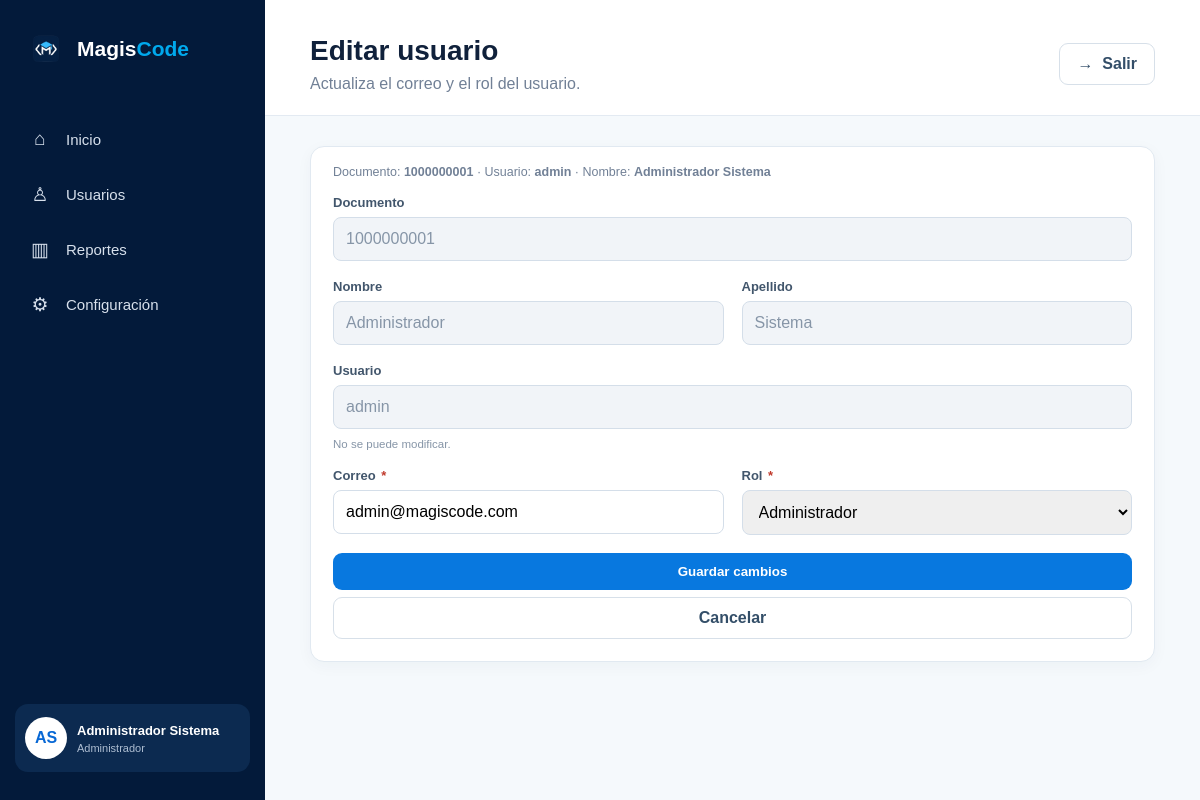
Screenshot of /index.php?route=editar-usuario&id=1000000001 (signed in) with the database file from the repository.
### tables this page shows
CREATE TABLE `usuario` (
  `id_usuario` bigint NOT NULL,
  `nombre` varchar(300) NOT NULL,
  `apellido` varchar(300) NOT NULL,
  `correo` varchar(500) NOT NULL,
  `username` varchar(30) NOT NULL,
  `hash_contrasena` varchar(255) NOT NULL,
  `intentos_fallidos` int DEFAULT '0',
  `fecha_creacion` datetime DEFAULT CURRENT_TIMESTAMP,
  `id_rol_u` int NOT NULL,
  `id_estado_u` int NOT NULL,
  `id_tipo_documento_u` int NOT NULL,
  PRIMARY KEY (`id_usuario`),
  UNIQUE KEY `correo` (`correo`),
  UNIQUE KEY `username` (`username`),
  KEY `id_rol_u` (`id_rol_u`),
  KEY `id_estado_u` (`id_estado_u`),
  KEY `id_tipo_documento_u` (`id_tipo_documento_u`),
  CONSTRAINT `usuario_ibfk_1` FOREIGN KEY (`id_rol_u`) REFERENCES `rol` (`id_rol`),
  CONSTRAINT `usuario_ibfk_2` FOREIGN KEY (`id_estado_u`) REFERENCES `estado_usuario` (`id_estado`),
  CONSTRAINT `usuario_ibfk_3` FOREIGN KEY (`id_tipo_documento_u`) REFERENCES `tipo_documento` (`id_tipo_documento`)
);

CREATE TABLE `rol` (
  `id_rol` int NOT NULL AUTO_INCREMENT,
  `nombre_rol` varchar(50) NOT NULL,
  `descripcion_rol` text NOT NULL,
  `estado_rol` varchar(20) DEFAULT 'Activo',
  PRIMARY KEY (`id_rol`)
);

### app/controllers/AdminController.php (called while the page is built, shortened)
<?php
require_once __DIR__ . '/../models/Usuario.php';
class AdminController
{
    public function editarUsuario(): void
    {
        $modelo = new Usuario();
        $id = (int) ($_GET['id'] ?? 0);
        $u = $modelo->buscarPorId($id);
        $roles = $modelo->roles();
        require __DIR__ . '/../views/admin/editar_usuario.php';
    }
}

### index.php (called while the page is built, shortened)
<?php
require_once __DIR__ . '/config/database.php';
$route = $_GET['route'] ?? '';
$rutas = [
    'dashboard' => ['DashboardController', 'index'],
    'usuarios' => ['AdminController', 'usuarios'],
    'nuevo-usuario' => ['AdminController', 'nuevoUsuario'],
    'editar-usuario' => ['AdminController', 'editarUsuario'],
    'importar-usuarios' => ['AdminController', 'importarUsuarios'],
    'asignar' => ['AdminController', 'asignar'],
    'estado-usuario' => ['AdminController', 'estado'],
    'cursos' => ['CursoController', 'index'],
    'crear-curso' => ['CursoController', 'crear'],
    'curso' => ['CursoController', 'contenido'],
    'crear-modulo' => ['CursoController', 'modulo'],
    'crear-leccion' => ['CursoController', 'leccion'],
    'crear-recurso' => ['CursoController', 'recurso'],
    'instructor-aprendices' => ['CursoController', 'aprendices'],
    'evaluaciones-instructor' => ['EvaluacionController', 'instructor'],
    'crear-evaluacion' => ['EvaluacionController', 'crear'],
    'crear-pregunta' => ['EvaluacionController', 'crearPregunta'],
    'evaluaciones-aprendiz' => ['EvaluacionController', 'aprendiz'],
    'evaluacion' => ['EvaluacionController', 'ver'],
    'responder-evaluacion' => ['EvaluacionController', 'responder'],
    'progreso' => ['AprendizController', 'progreso'],
    'mis-cursos' => ['AprendizController', 'cursos'],
    'certificados' => ['AprendizController', 'certificados'],
    'reportes' => ['ReportController', 'admin'],
    'reportes-instructor' => ['ReportController', 'instructor'],
    'configuracion' => ['ConfiguracionController', 'index'],
    'cambiar-password' => ['ConfiguracionController', 'password'],
    'actualizar-perfil' => ['ConfiguracionController', 'actualizarPerfil'],
];
[$controlador, $metodo] = $rutas[$route];
(new $controlador())->$metodo();

### app/models/Model.php (called while the page is built, shortened)
<?php
require_once __DIR__ . '/../../config/database.php';
abstract class Model {
    public function __construct() { $this->db = Database::getConnection(); }
}

### config/database.php (called while the page is built, shortened)
<?php
class Database {
    private static ?PDO $pdo = null;
    public static function getConnection(): PDO {
        if (self::$pdo === null) {
            $dsn = 'mysql:host='.DB_HOST.';dbname='.DB_NAME.';charset=utf8mb4';
            self::$pdo = new PDO($dsn, DB_USER, DB_PASS, [
                PDO::ATTR_ERRMODE => PDO::ERRMODE_EXCEPTION,
                PDO::ATTR_DEFAULT_FETCH_MODE => PDO::FETCH_ASSOC,
                PDO::ATTR_EMULATE_PREPARES => false,
            ]);
        }
        return self::$pdo;
    }
}

### app/models/Usuario.php (called while the page is built, shortened)
<?php
require_once __DIR__ . '/Model.php';
class Usuario extends Model
{
    public function buscarPorId(int $id): ?array
    {
        $sql = 'SELECT u.*, r.nombre_rol, e.nombre_estado, t.nombre_tipo
                FROM usuario u
                JOIN rol r ON r.id_rol = u.id_rol_u
                JOIN estado_usuario e ON e.id_estado = u.id_estado_u
                JOIN tipo_documento t ON t.id_tipo_documento = u.id_tipo_documento_u
                WHERE u.id_usuario = ?
                LIMIT 1';
        $stmt = $this->db->prepare($sql);
        $stmt->execute([$id]);
        return $stmt->fetch() ?: null;
    }
    public function roles(): array
    {
        return $this->db->query(
            "SELECT id_rol, nombre_rol
             FROM rol
             ORDER BY id_rol"
        )->fetchAll();
    }
}

### app/views/admin/editar_usuario.php (the view, shortened to what this page needs)
<?php
$pageTitle = 'Editar usuario';
$pageSubtitle = 'Actualiza el correo y el rol del usuario.';
require __DIR__ . '/../partials/header.php';
?>
<div class="panel">
    <p class="form-note">
        Documento: <strong><?= htmlspecialchars($u['id_usuario']) ?></strong> &middot;
        Usuario: <strong><?= htmlspecialchars($u['username']) ?></strong> &middot;
        Nombre: <strong><?= htmlspecialchars($u['nombre'] . ' ' . $u['apellido']) ?></strong>
    </p>
    <form method="post" class="form-grid">
        <div class="field full">
            <label>Documento</label>
            <input value="<?= htmlspecialchars($u['id_usuario']) ?>" readonly disabled>
        </div>
        <div class="field">
            <label>Nombre</label>
            <input value="<?= htmlspecialchars($u['nombre']) ?>" readonly disabled>
        </div>
        <div class="field">
            <label>Apellido</label>
            <input value="<?= htmlspecialchars($u['apellido']) ?>" readonly disabled>
        </div>
        <div class="field full">
            <label>Usuario</label>
            <input value="<?= htmlspecialchars($u['username']) ?>" readonly disabled>
            <span class="field-hint">No se puede modificar.</span>
        </div>
        <div class="field">
            <label>Correo <span class="req">*</span></label>
            <input type="email" name="correo" value="<?= htmlspecialchars($u['correo']) ?>">
        </div>
        <div class="field">
            <label>Rol <span class="req">*</span></label>
            <select name="rol">
                <?php foreach ($roles as $r): ?>
                    <option value="<?= $r['id_rol'] ?>" <?= (int) $u['id_rol_u'] === (int) $r['id_rol'] ? 'selected' : '' ?>><?= htmlspecialchars($r['nombre_rol']) ?></option>
                <?php endforeach; ?>
            </select>
        </div>
        <div class="field full">
            <button class="btn btn-primary">Guardar cambios</button>
            <a class="btn btn-secondary" href="index.php?route=usuarios">Cancelar</a>
        </div>
    </form>
</div>
<?php require __DIR__ . '/../partials/footer.php'; ?>

### app/views/partials/header.php (shortened to what this page needs)
<?php $rol=(int)($_SESSION['rol_id']??0);$route=$_GET['route']??'dashboard';$nombre=trim($_SESSION['nombre']??'');$part= preg_split('/\s+/', $nombre);$initials=strtoupper(substr($part[0]??'',0,1).substr($part[1]??'',0,1)); ?>
<!doctype html><html lang="es"><head><meta charset="utf-8"><meta name="viewport" content="width=device-width,initial-scale=1"><title>MagisCode</title><link rel="stylesheet" href="assets/css/app.css"></head><body><div class="layout"><aside class="sidebar"><div class="logo"><img src="assets/img/magiscode-logo.png" alt="MagisCode"><span>Magis<span>Code</span></span></div><nav class="menu">
<?php if($rol===1): ?><a class="menu-item <?=$route==='dashboard'?'active':''?>" href="index.php?route=dashboard"><span class="icon">⌂</span>Inicio</a><a class="menu-item <?=$route==='usuarios'?'active':''?>" href="index.php?route=usuarios"><span class="icon">♙</span>Usuarios</a><a class="menu-item <?=$route==='reportes'?'active':''?>" href="index.php?route=reportes"><span class="icon">▥</span>Reportes</a><a class="menu-item <?=$route==='configuracion'?'active':''?>" href="index.php?route=configuracion"><span class="icon">⚙</span>Configuración</a>
<?php endif; ?></nav><div class="profile"><div class="profile-avatar"><?=$initials?></div><div class="profile-info"><strong><?=htmlspecialchars($nombre)?></strong><span><?=htmlspecialchars($_SESSION['rol']??'')?></span></div></div></aside><main class="main-content"><header class="header"><div><h1><?=htmlspecialchars($pageTitle??'MagisCode')?></h1><p><?=htmlspecialchars($pageSubtitle??'Gestiona tu aprendizaje desde MagisCode.')?></p></div><div class="header-actions"><a class="btn btn-secondary" href="index.php?route=logout">→ &nbsp;Salir</a></div></header><section class="content">

### assets/css/app.css (style rules this page uses)
* { box-sizing:border-box }
body { margin:0;font-family:Arial,Helvetica,sans-serif;background:#f5f9fc;color:#10213b }
.layout { display:flex;min-height:100vh }
.sidebar { width:265px;min-height:100vh;background:#031a3a;padding:28px 15px;display:flex;flex-direction:column;position:sticky;top:0 }
.logo { display:flex;align-items:center;gap:10px;padding:0 10px;margin-bottom:45px;color:#fff;font-size:21px;font-weight:700 }
.logo img { width:42px;height:42px;object-fit:contain }
.logo span span { color:#00a9ed }
.menu { display:flex;flex-direction:column;gap:7px }
.menu-item { height:48px;display:flex;align-items:center;gap:15px;padding:0 14px;border-radius:12px;color:#d7e0ec;text-decoration:none;font-size:15px;transition:.2s }
.menu-item .icon { width:22px;text-align:center;font-size:19px }
.profile { margin-top:auto;display:flex;align-items:center;gap:10px;padding:13px 10px;background:#0c2a50;border-radius:13px;color:#fff }
.profile-avatar { width:42px;height:42px;border-radius:50%;background:#fff;color:#0868d5;display:flex;align-items:center;justify-content:center;font-weight:bold }
.profile-info { display:flex;flex-direction:column;gap:4px;flex:1 }
.profile-info strong { font-size:13px }
.profile-info span { font-size:11px;color:#aebed2 }
.main-content { flex:1;min-width:0 }
.header { display:flex;justify-content:space-between;align-items:center;padding:35px 45px 22px;background:#fff;border-bottom:1px solid #e3eaf2 }
.header h1 { margin:0 0 8px;font-size:28px }
.header p { margin:0;color:#718096 }
.header-actions { display:flex;gap:10px }
.content { padding:30px 45px 50px }
.btn { display:inline-flex;align-items:center;justify-content:center;border:0;border-radius:9px;padding:11px 17px;text-decoration:none;font-weight:600;cursor:pointer }
.btn-primary { background:#0878df;color:white }
.btn-secondary { background:#fff;color:#334e68;border:1px solid #d7e0e9 }
.card,.panel { background:#fff;border:1px solid #e1e9f1;border-radius:14px;padding:22px;box-shadow:0 4px 16px rgba(15,40,70,.04) }
.form-grid { display:grid;grid-template-columns:repeat(2,1fr);gap:18px }
.field { display:flex;flex-direction:column;gap:7px }
.field.full { grid-column:1/-1 }
.field label { font-size:13px;font-weight:700;color:#42566c }
.field input,.field textarea,.field select { padding:12px;border:1px solid #d4dee9;border-radius:8px;font:inherit }
.req { color:#c0392b;font-weight:700;margin-left:2px }
.form-note { font-size:12.5px;color:#718096;margin:-4px 0 16px }
.field-hint { display:block;font-size:11.5px;color:#8695a7;margin-top:2px }
.field input[readonly],.field input:disabled { background:#f1f4f8;color:#8695a7;cursor:not-allowed }

### rows the page displays
usuario: apellido "AS", id_usuario "1000000001", username "admin", nombre+apellido "Administrador Sistema", nombre "Administrador", apellido "Sistema", correo "admin@magiscode.com", rol "Administrador"

### other values shown
$nombre "Administrador Sistema"
$_SESSION['rol'] "Administrador"
$pageTitle "Editar usuario"
$pageSubtitle "Actualiza el correo y el rol del usuario."
